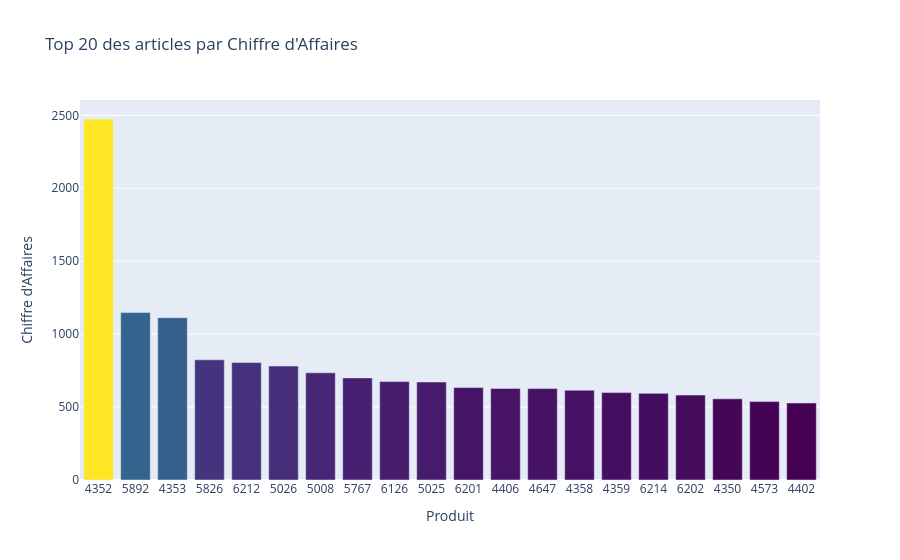

Write notebook code for a chart like this one.
### Code cell
###############################
# Palmares des articles en CA #
###############################

#Effectuer le tri dans l'ordre décroissant du CA du dataset df_merge
df_final_décroissant_ca = df_final.sort_values(by='ca_par_article', ascending=False)

#Réinitialiser l'index du dataset par un reset_index
df_final_reset = df_final_décroissant_ca.reset_index(drop=True)

#Afficher les 20 premier articles en CA
top_20_CA = df_final_reset[['product_type','post_title','product_id', 'ca_par_article']].head(20)
print(top_20_CA)

#Graphique en barre des 20 premiers articles avec plotly express
fig = px.bar(top_20_CA, 
             x='product_id', 
             y='ca_par_article', 
             title='Top 20 des articles par Chiffre d\'Affaires',
             labels={'product_id': 'ID Produit', 'CA': 'Chiffre d\'Affaires'},
             color='ca_par_article', 
             color_continuous_scale='Viridis',
             hover_data=['post_title'])

fig.update_traces(
    hovertemplate="<b>ID Produit</b>: %{x}<br>" +
                  "<b>Nom de l'article</b>: %{customdata[0]}<extra></extra><br>" +
                  "<b>Chiffre d'Affaires</b>: %{y:.2f}<br>",
    customdata=top_20_CA[['post_title']] 
)

# Afficher le graphique
fig.update_layout(
    xaxis_title='Produit',
    yaxis_title='Chiffre d\'Affaires',
    height=600,
    coloraxis_showscale=False
)

fig.show()

### Figure 1 — Plotly figure (JSON) as saved in the notebook; plotly's stock layout.template omitted (floating-point values rounded to 4 significant figures)
{"data": [{"alignmentgroup": "True", "customdata": [["Champagne Egly-Ouriet Grand Cru Millésimé 2008"], ["Coteaux Champenois Egly-Ouriet Ambonnay Rouge 2016"], ["Champagne Egly-Ouriet Grand Cru Brut Rosé"], ["Agnès Levet Côte Rôtie Améthyste 2017"], ["Domaine des Comtes Lafon Volnay 1er Cru Santenots du Milieu 2015"], ["Champagne Agrapart &amp; Fils Minéral Extra Brut Blanc de Blancs Grand Cru 2012"], ["Domaine des Comtes Lafon Volnay 1er Cru Santenots du Milieu 2013"], ["Camille Giroud Clos de Vougeot 2016"], ["Champagne Gosset Célébris Vintage 2007"], ["Champagne Agrapart &amp; Fils L'Avizoise Extra Brut Blanc de Blancs Grand Cru 2012"], ["David Duband Chambolle-Musigny 1er Cru Les Sentiers 2016"], ["Cognac Frapin Château de Fontpinot 1989 20 Ans d'Age"], ["Bernard Baudry Chinon Rouge La Croix Boissée 2017"], ["Champagne Larmandier-Bernier Grand Cru Vieilles Vignes du Levant 2008"], ["Champagne Larmandier-Bernier Grand Cru Les Chemins d'Avize 2011"], ["Domaine des Comtes Lafon Volnay 1er Cru Champans 2013"], ["Domaine Clerget Echezeaux Grand Cru En Orveaux 2015"], ["Champagne Egly-Ouriet Grand Cru Extra Brut V.P."], ["Château de Meursault Beaune-Grèves Les Trois Journaux 1er Cru 2015"], ["Cognac Frapin VIP XO"]], "hovertemplate": "<b>ID Produit</b>: %{x}<br><b>Nom de l'article</b>: %{customdata[0]}<extra></extra><br><b>Chiffre d'Affaires</b>: %{y:.2f}<br>", "legendgroup": "", "marker": {"color": [2475, 1148.0, 1113, 824, 805, 781.2, 735, 700, 675, 672, 633.6, 628, 627, 616, 599.2, 594, 582, 556.5, 537.6, 528], "coloraxis": "coloraxis", "pattern": {"shape": ""}}, "name": "", "offsetgroup": "", "orientation": "v", "showlegend": false, "textposition": "auto", "type": "bar", "x": ["4352", "5892", "4353", "5826", "6212", "5026", "5008", "5767", "6126", "5025", "6201", "4406", "4647", "4358", "4359", "6214", "6202", "4350", "4573", "4402"], "xaxis": "x", "y": [2475, 1148.0, 1113, 824, 805, 781.2, 735, 700, 675, 672, 633.6, 628, 627, 616, 599.2, 594, 582, 556.5, 537.6, 528], "yaxis": "y"}], "layout": {"autosize": true, "barmode": "relative", "coloraxis": {"colorbar": {"title": {"text": "ca_par_article"}}, "colorscale": [[0, "#440154"], [0.1111, "#482878"], [0.2222, "#3e4989"], [0.3333, "#31688e"], [0.4444, "#26828e"], [0.5556, "#1f9e89"], [0.6667, "#35b779"], [0.7778, "#6ece58"], [0.8889, "#b5de2b"], [1, "#fde725"]], "showscale": false}, "legend": {"tracegroupgap": 0}, "title": {"text": "Top 20 des articles par Chiffre d'Affaires"}, "xaxis": {"anchor": "y", "autorange": true, "domain": [0, 1], "range": [-0.5, 19.5], "title": {"text": "Produit"}, "type": "category"}, "yaxis": {"anchor": "x", "autorange": true, "domain": [0, 1], "range": [0, 2605.0], "title": {"text": "Chiffre d'Affaires"}, "type": "linear"}}}
